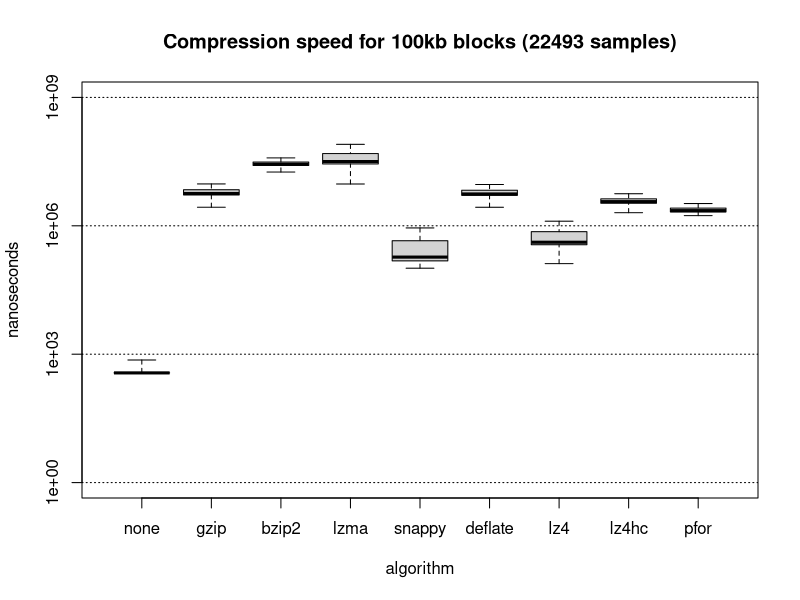

Generate this figure with R:
times <- read.table("comp_times.txt", header = TRUE, sep="\t")
sub <- subset(times, size == 102400)
samples <- nrow(sub)
name <- paste("Compression speed for 100kb blocks (",samples," samples)", sep="")
boxplot(sub[c(3:11)], outline=FALSE, log="y", ylim=c(1, 1000000000), 
        main=name, ylab="nanoseconds", xlab="algorithm", yaxt="n")
axis(2, at = c(1, 1e3, 1e6, 1e09))
for (i in c(1, 1000, 1e6, 1e9)) {
  abline(h=i, lty=3)
}